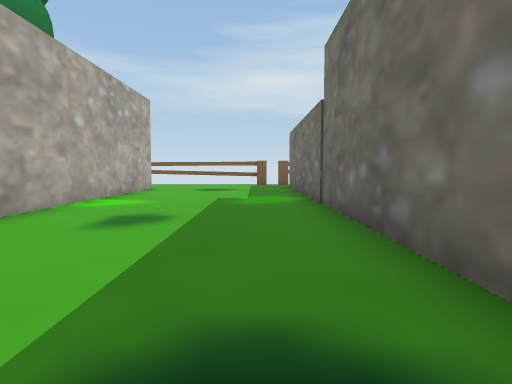
View 1 (above)

24 first-person views from a walk through a scene from a Unity 3-D project. The camera is 0.68 m above the floor, tilts 4° down and sees 75° across. The floor is counted in squares, 1 m on a side. Each view is taken from the middle of a square. On the plan, view 1 faces up. The plan holds only what a view shows up to about 10 squares ahead; the rest is blank. The player is left out. Some surface patterns are stand-ins.

View 2
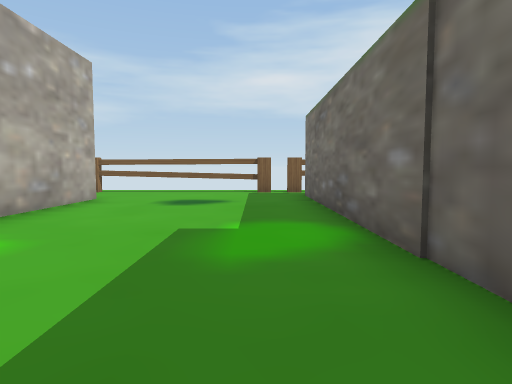

View 3
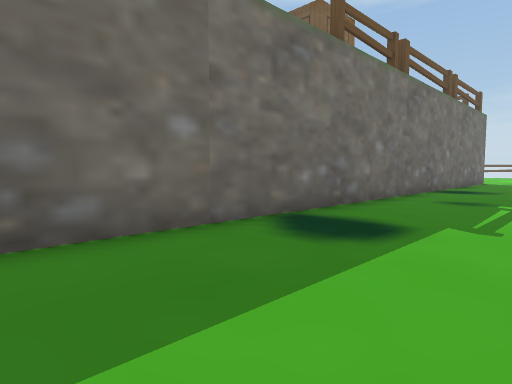

View 4
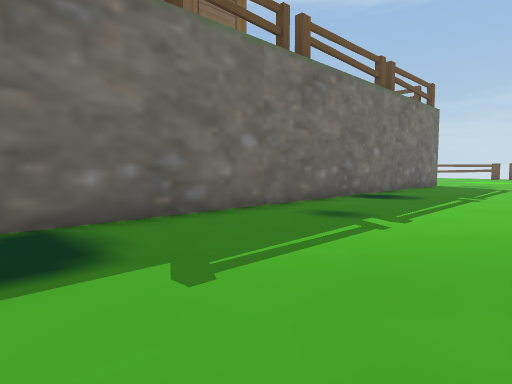

View 5
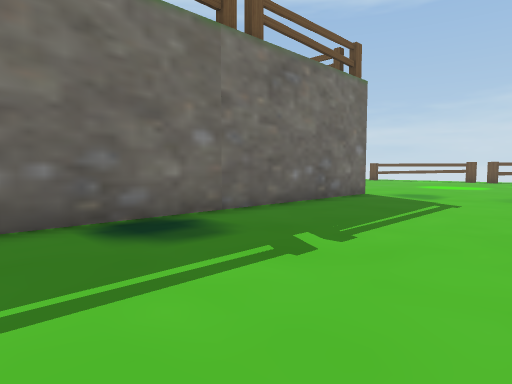

View 6
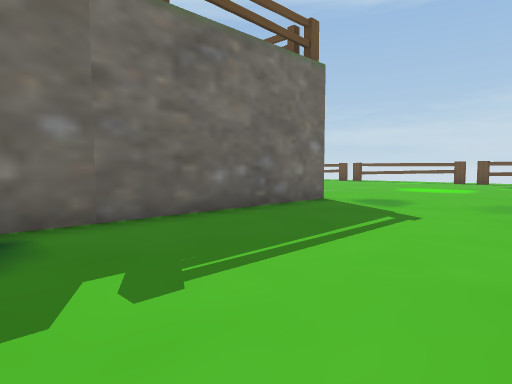

View 7
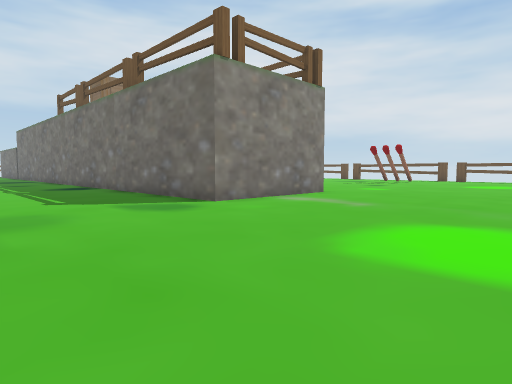

View 8
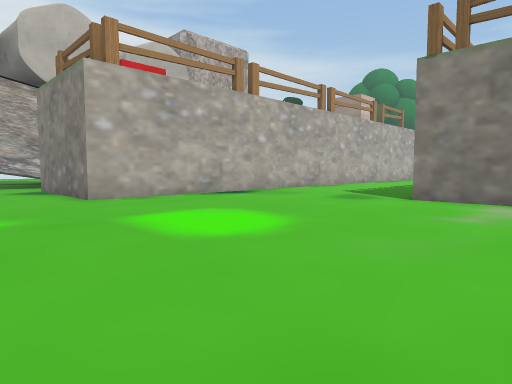

View 9
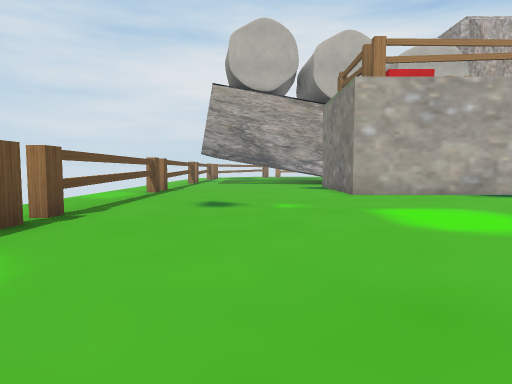

View 10
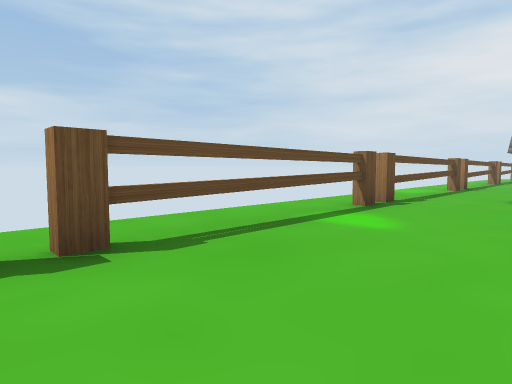

View 11
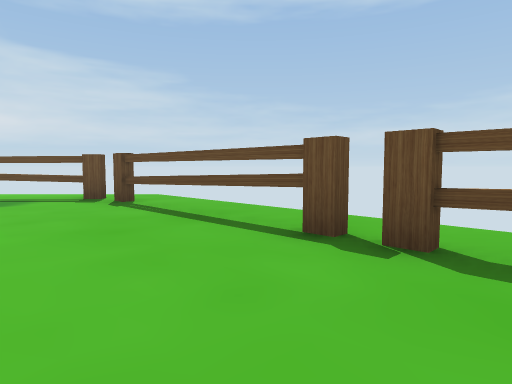

View 12
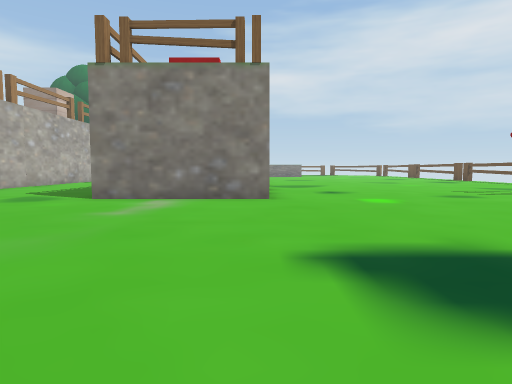

View 13
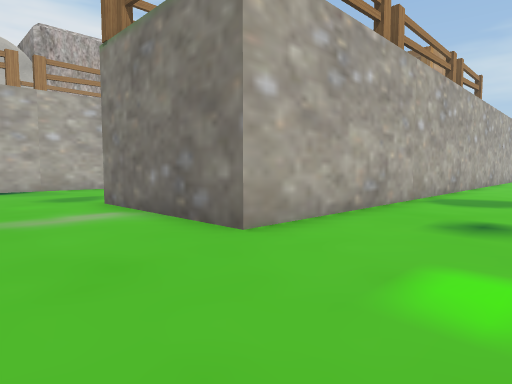

View 14
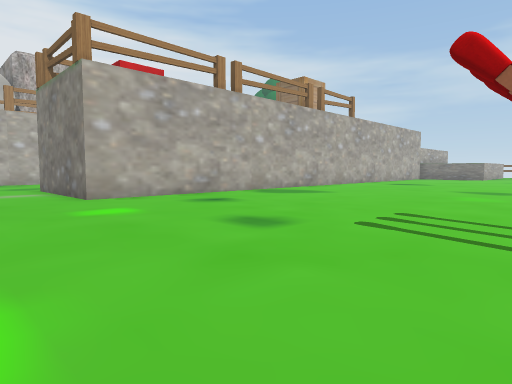

View 15
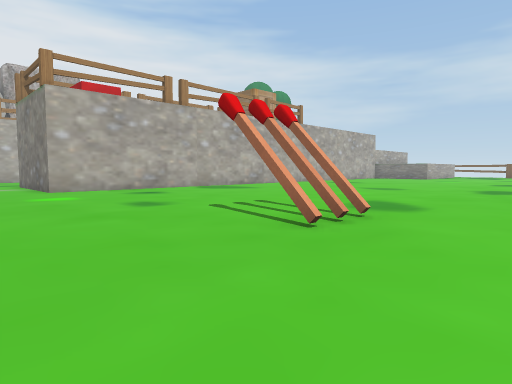

View 16
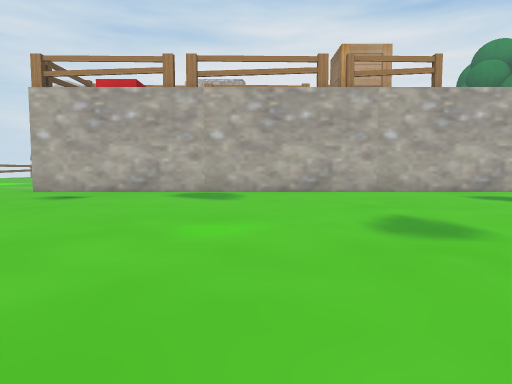

View 17
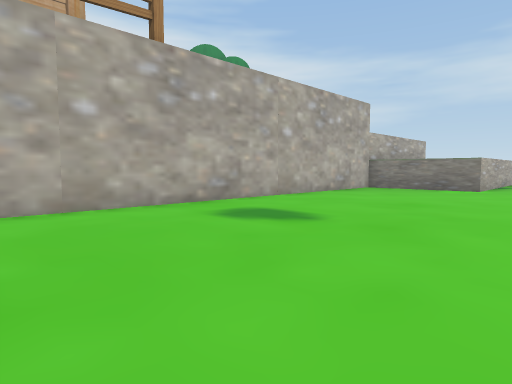

View 18
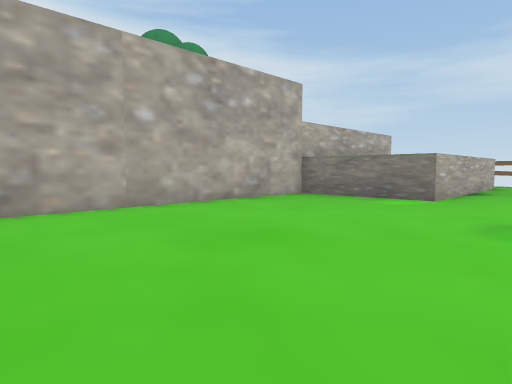

View 19
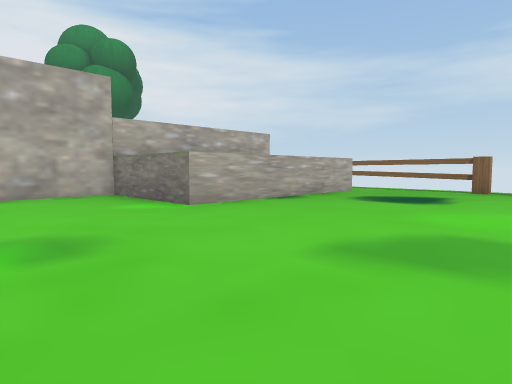

View 20
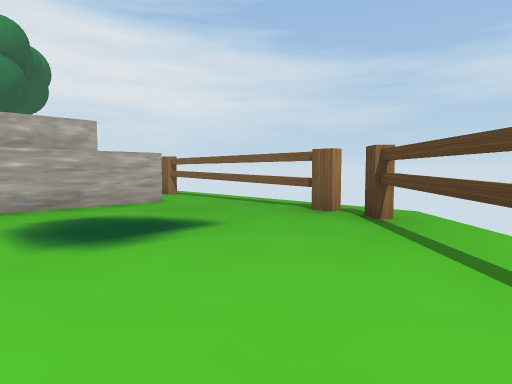

View 21
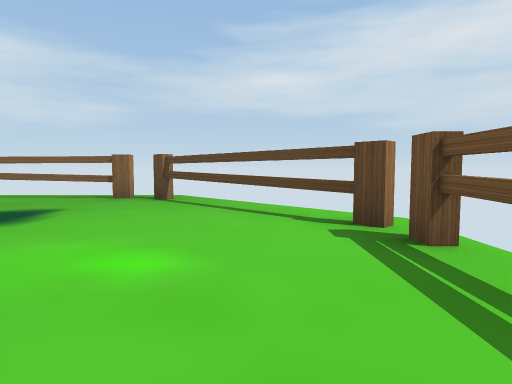

View 22
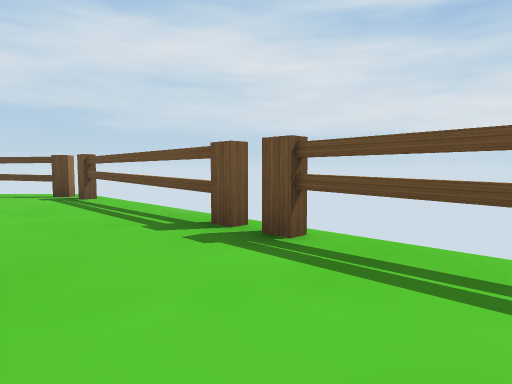

View 23
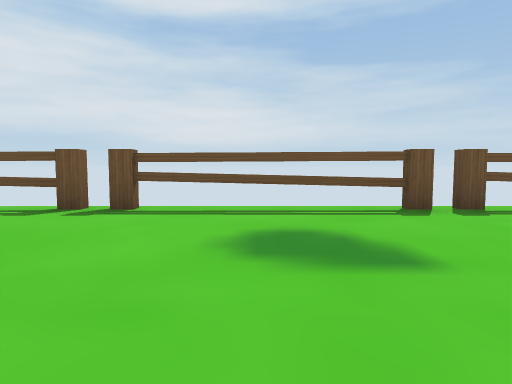

View 24
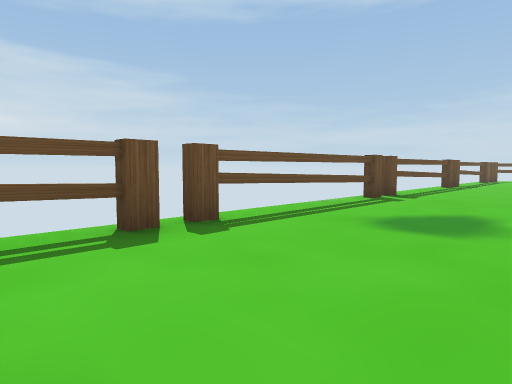

### Floor plan
Key: @ floor where view 1 was taken; # wall or solid block; x gap in a wall; . main floor; - floor 0.25 m lower than the main floor; _ floor 0.35 m lower than the main floor; B box; F fence; O other object.
Columns run from 7 left of view 1 to 17 right of it. Each row starts with its distance up from view 1.
 14      ###x       x##xF-
 13    ......       .....F-
 12    ......O  O   O.....F-
 11    O.....O  O   O......F
 10    O.....O  O   O......FF
  9    O.....O  O   O.......x
  8    O.....O  O   O.......
  7    O.....O  OOOOO.......x
  6    O.....O  O...........#
  5    O.....O  O...........#
  4     .....O  O...........x
  3     .....O  O...........x
  2      ....O  O...........
  1     .....O  O...........x
  0     ...@.O  O...........#
 -1     .....O  O...... ....#
 -2     .....O  O...... ....x
 -3     .....OBBO...... ....x
 -4      ....OBBO...........
 -5     .....O  O...........#
 -6     .....O  O...........#
 -7     .....O  O...........#
 -8     .....O  O...........x
 -9     .....O  O...........
-10     .....O  O...........
-11     .....O  O...........#
-12      ....O  O.......O...
-13    O.....FOOF.......O...
-14    O....................
-15    O....................
-16    O....................
-17    O.............
-18 FOOF............
-19 ...............
-20  .............
-21   ...............
-22   ....................F
-23   ...................F.
-24   x..###x.x##xx.x##xF._

Positions as (right, up) in squares from view 1, and headings:
1: (0, 0), facing up
2: (0, 4), facing up
3: (-2, 4), facing down-right
4: (-3, 1), facing down-right
5: (-3, -5), facing down-right
6: (-3, -7), facing down-right
7: (-3, -19), facing up-right
8: (4, -21), facing up-left
9: (5, -21), facing left
10: (7, -21), facing down-left
11: (5, -21), facing down-right
12: (5, -21), facing up
13: (8, -16), facing up-left
14: (13, -16), facing up-left
15: (16, -16), facing up-left
16: (15, -7), facing left
17: (11, -5), facing up-left
18: (11, -1), facing up-left
19: (14, 3), facing up-left
20: (15, 9), facing up-left
21: (15, 6), facing up
22: (14, 1), facing up-right
23: (11, 1), facing right
24: (13, 0), facing down-right
